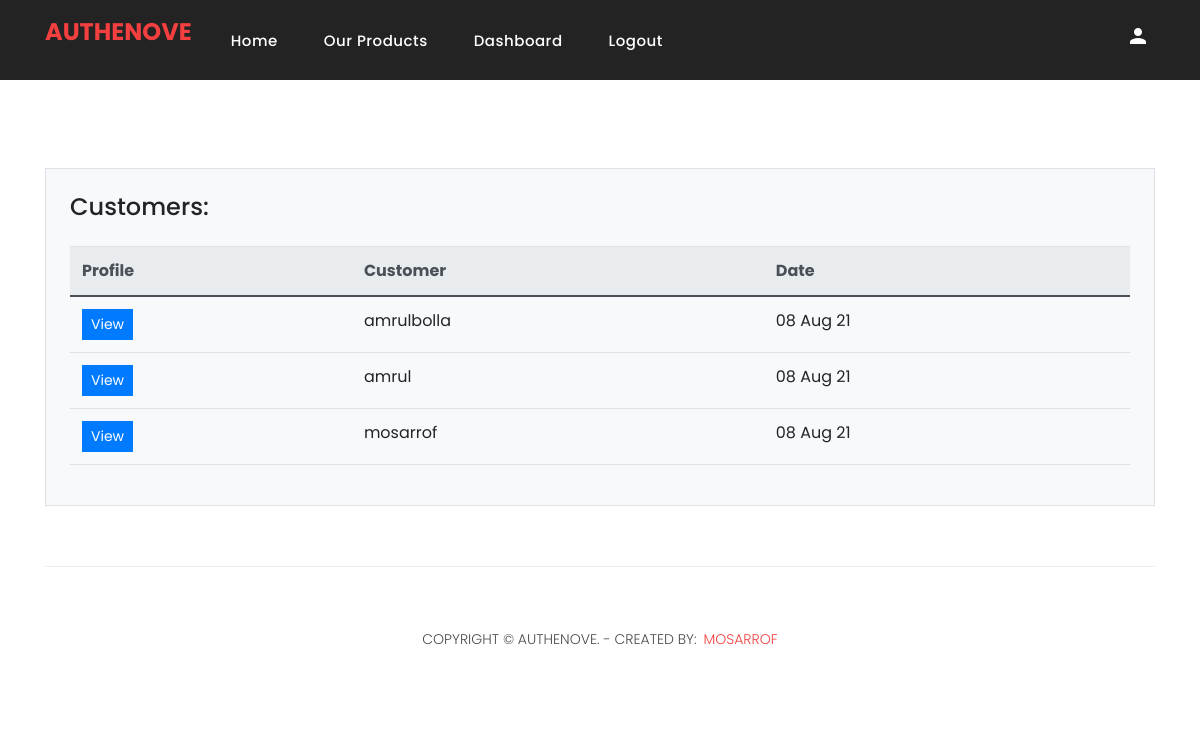
/dashboard/customers (signed in), run on the app's committed database.
### product/models.py (models this page shows, shortened)
class Customer(models.Model):
    user = models.OneToOneField(User, null=True, blank=True, on_delete=models.CASCADE)
    name = models.CharField(max_length=200, null=True)
    email = models.EmailField( null=True, blank=True )
    date_created = models.DateTimeField( auto_now_add=True, null=True, blank=True )

### product/decorators.py (the view)
    def wrapper_func(request, *args, **kwargs):
        group = None
        if request.user.groups.exists():
            group = request.user.groups.all()[0].name
        if group == 'customer':
            return redirect('home')
        if group == 'admin':
            return view_func(request, *args, **kwargs)

### product/views.py (called while the page is built)
@login_required(login_url='login')
@admin_only
def allCustomers(request):
    customers = models.Customer.objects.all().order_by("-date_created")
    context ={
        'customers' : customers,
    }
    return render(request, template_name='product/customers_all.html', context= context)

### product/templates/product/customers_all.html
{% extends 'main.html' %}
{% block content %}
    {% include 'product/line_break.html' %}
    <div class="container">
    <div class="border bg-light p-4 mt-4" >
        <h4 class="mb-4"> Customers: </h4>
        <table class="table">
            <thead class="thead-light">
                <tr>
                    <th scope="col">Profile</th>
                    <th scope="col">Customer</th>
                    <th scope="col">Date</th>
                    </tr>
                </thead>
            <tbody>
                {% for customer in customers %}
                    <tr>
                        <td><a class="btn btn-sm btn-primary" href=" {% url 'customer_details' customer.id %} ">View</a></td>
                        <td>{{customer.name}}</td>
                        <td>{{customer.date_created|date:"d M y"}}</td>
                    </tr>
                {% endfor %}
            </tbody>
        </table>
    </div>
    </div>
{% endblock content %}

### static/assets/css/templatemo-sixteen.css (style rules this page uses)
body { font-family: 'Poppins', sans-serif; overflow-x: hidden; text-rendering: optimizeLegibility; -webkit-font-smoothing: antialiased; -moz-osx-font-smoothing: grayscale; }
a { text-decoration: none!important; }
h1,h2,h3,h4,h5,h6 { margin: 0px; }

### static/main/css/main.css (style rules this page uses)
.btn { border-radius: 0; }

### data on the page
Customer: name "amrulbolla", date_created "08 Aug 21"
Customer: name "amrul", date_created "08 Aug 21"
Customer: name "mosarrof", date_created "08 Aug 21"
